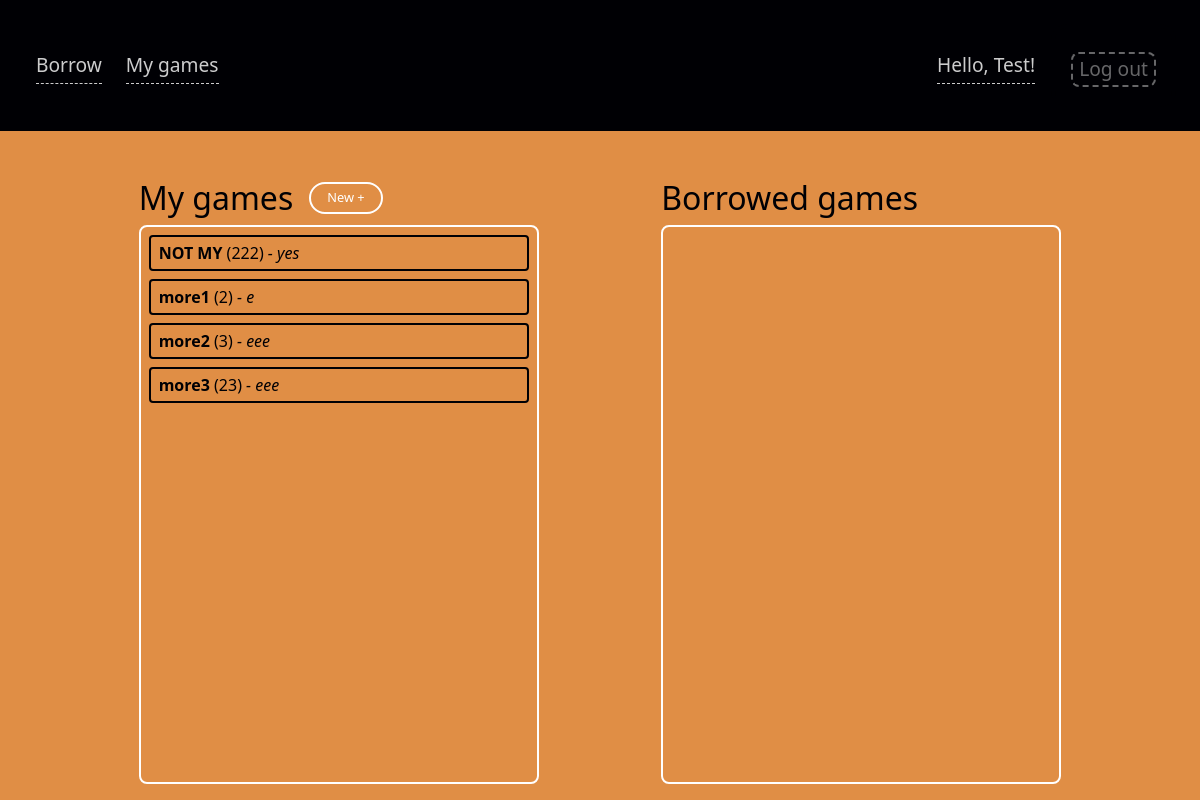
/accounts/profile/ (signed in), run on an earlier commit of the app's database.
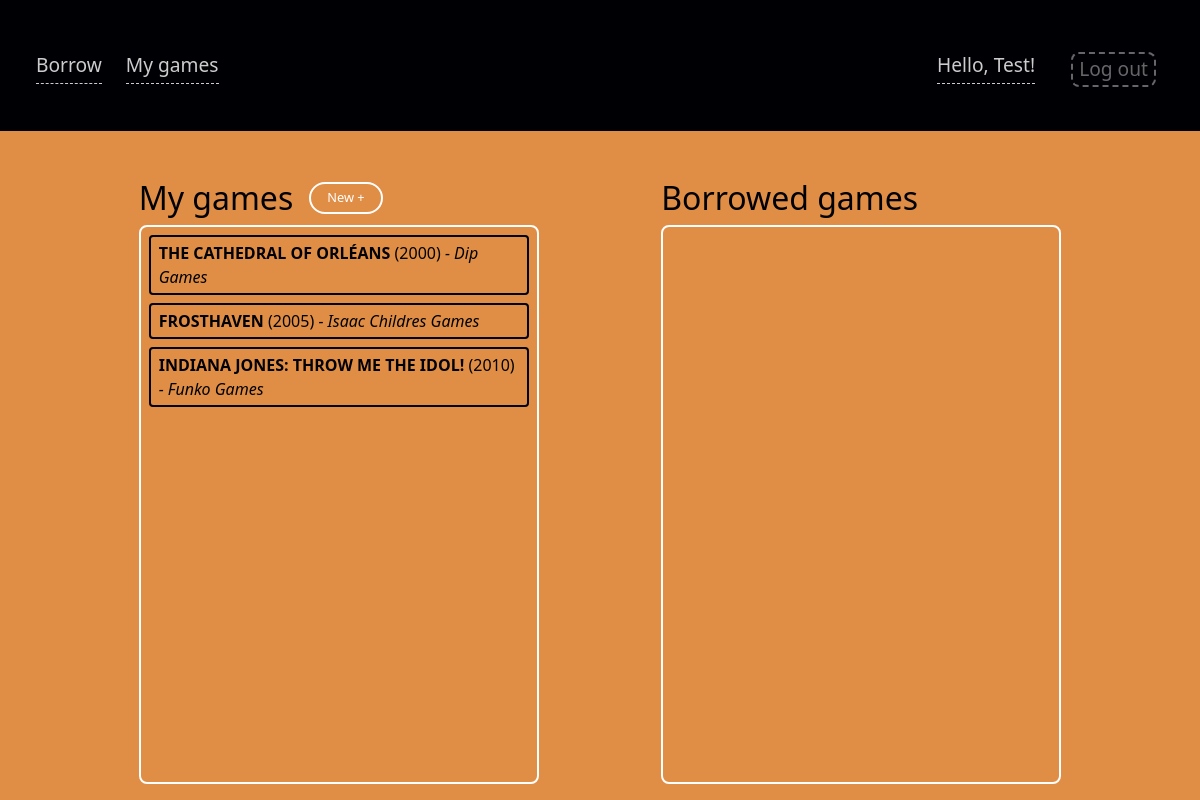
And on a later commit of the database.
### boardgames/models.py (models this page shows, shortened)
class Boardgame(models.Model):
    name = models.CharField(max_length=255)
    description = models.TextField()
    developer = models.CharField(max_length=255)
    year_published = models.IntegerField()
    date_added = models.DateTimeField(auto_now_add=True)
    date_modified = models.DateTimeField(auto_now=True)
    user = models.ForeignKey(User, on_delete=models.CASCADE)

### accounts/views.py (the view)
# urls.py: path('profile/', views.profile, name="profile")
@login_required
def profile(request, message=""):
    context = {}
    context['message'] = message
    context['user'] = request.user
    context['boardgames'] = Boardgame.objects.filter(user=context['user'])
    borrowed_boardgames = Boardgame.objects.filter(
        borrowing__borrower=context['user'], borrowing__date_returned__isnull=True)
    context['borrowed_boardgames'] = borrowed_boardgames
    message = messages.get_messages(request)
    context['message'] = message
    return render(request, 'registration/profile.html', context)

### accounts/templates/registration/profile.html (shortened to what this page needs)
{% extends "boardgames/base.html" %} {% block page_styles %}
{%load static%}
<link rel="stylesheet" href="{% static 'accounts/profile.css' %}" />
{% endblock %}
	{%block content%}
	<content>
		<div class="games-container">
			<div class="d-flex align-items-center mb-2">
				<h2 class="m-0">My games</h2>
				<a id="new-button" href="{% url 'boardgames:new_boardgame'%}">New +</a>
			</div>
			<div class="game-box">
				<ul>
					{% for boardgame in boardgames %}
					<a
						class="boardgame"
						href="{% url 'boardgames:boardgame_detail' boardgame.id %}">
						<li>
							<strong>{{ boardgame.name }}</strong>
							<span>({{boardgame.year_published}})</span>
							<i> - {{boardgame.developer}}</i>
						</li>
					</a>
					{% endfor %}
				</ul>
			</div>
		</div>
	</content>
	<content>
		<div class="games-container">
			<div class="mb-2">
				<h2 class="m-0">Borrowed games</h2>
			</div>
			<div class="game-box">
			</div>
		</div>
	</content>
	{%endblock content%}

### boardgames/templates/boardgames/base.html (shortened to what this page needs)
<!DOCTYPE html>
<html>
	<head>
		{% block page_styles %}{% endblock page_styles %}
		{% load bootstrap5 %} {% bootstrap_css %} {% bootstrap_javascript %}
		{% load static %}
		<link rel="stylesheet" href="{% static 'boardgames/main.css' %}" />
	</head>
	<body>
		<nav class="d-flex justify-content-between">
			<div class="d-flex align-items-center">
				<a href="{% url 'boardgames:index' %}">Borrow</a>
				<a href="{% url 'accounts:profile' %}">My games</a>
			</div>
			<div class="d-flex align-items-center">
				{% if user.is_authenticated%}
				<a class="user-welcome" href="{% url 'accounts:profile' %}"
					>Hello, {{user.username}}!</a
				>
				<form action="{% url 'accounts:logout' %}" method="post">
					<button class="log-out" name="submit">Log out</button>
				</form>
				{%else%}
				<a href="{% url 'accounts:login' %}">Log in</a>
				<a href="{% url 'accounts:register' %}">Register</a>
				{%endif%}
			</div>
		</nav>
		<main>{%block content%} {% endblock content%}</main>
	</body>
</html>

### accounts/static/accounts/profile.css (style rules this page uses)
body, html { display: flex; flex-direction: column; height: 100%; }
main { display: flex; justify-content: space-evenly; flex-direction: row; align-items: flex-start; flex-grow: 1; padding-bottom: 64px; flex-wrap: wrap; }
content { margin: 16px; display: flex; width: 50%; min-width: 200px; max-width: 400px; flex-direction: column; height: 100%; }
.games-container { display: flex; flex-grow: 1; color: var(--main-color); flex-direction: column; }
.game-box { border: 2px solid var(--alt-color); border-radius: 8px; display: flex; flex-direction: column; flex-grow: 1; overflow-y: scroll; }
ul { list-style: none; margin: 0px !important; padding: 0px !important; }
.boardgame { color: var(--main-color); text-decoration: none; transition: all 0.4s ease; margin: 0; }
.boardgame li { border: 2px solid var(--main-color); margin: 8px; padding: 4px 8px; border-radius: 4px; }
#new-button { font-size: 0.8rem; text-decoration: none; color: var(--alt-color); margin: 0px 16px; padding: 4px 16px; border: 2px solid var(--alt-color); border-radius: 16px; }

### boardgames/static/boardgames/main.css (style rules this page uses)
:root { --main-color: #000004; --alt-color: #ffffff; --main-alt: #e08e45; }
html, body { margin: 0, auto; background-color: var(--main-alt); min-height: 100vh; }
nav { background-color: var(--main-color); padding: 24px; }
.user-welcome { color: var(--alt-color) !important; margin-right: 16px; }
nav a { font-size: 1.2rem; padding: 4px 0px; text-decoration: none; color: var(--alt-color); transition: all 0.4s ease; border-bottom: 1px dashed var(--alt-color); margin: 0px 12px; opacity: 0.8; }
.log-out { background-color: var(--main-color); border: 2px dashed var(--alt-color); color: var(--alt-color); font-size: 1.2rem; transition: all 0.4s; opacity: 0.4; }
main { padding: 32px; }
form { border: 4px solid var(--main-color); border-radius: 16px; padding: 16px; display: flex; flex-direction: column; justify-content: space-between; font-size: 1.4rem; }
form button { background-color: var(--main-alt); border: 2px solid var(--main-color); margin-top: 8px; border-radius: 8px; color: var(--main-color); transition: all 0.4s ease; }

What changed in the data, as far as the page shows it:
removed Boardgame: name "NOT MY", year_published "222", developer "yes"
removed Boardgame: name "more1", year_published "2", developer "e"
removed Boardgame: name "more2", year_published "3", developer "eee"
removed Boardgame: name "more3", year_published "23", developer "eee"
added Boardgame: name "THE CATHEDRAL OF ORLÉANS", year_published "2000", developer "Dip Games"
added Boardgame: name "FROSTHAVEN", year_published "2005", developer "Isaac Childres Games"
added Boardgame: name "INDIANA JONES: THROW ME THE IDOL!", year_published "2010", developer "Funko Games"
